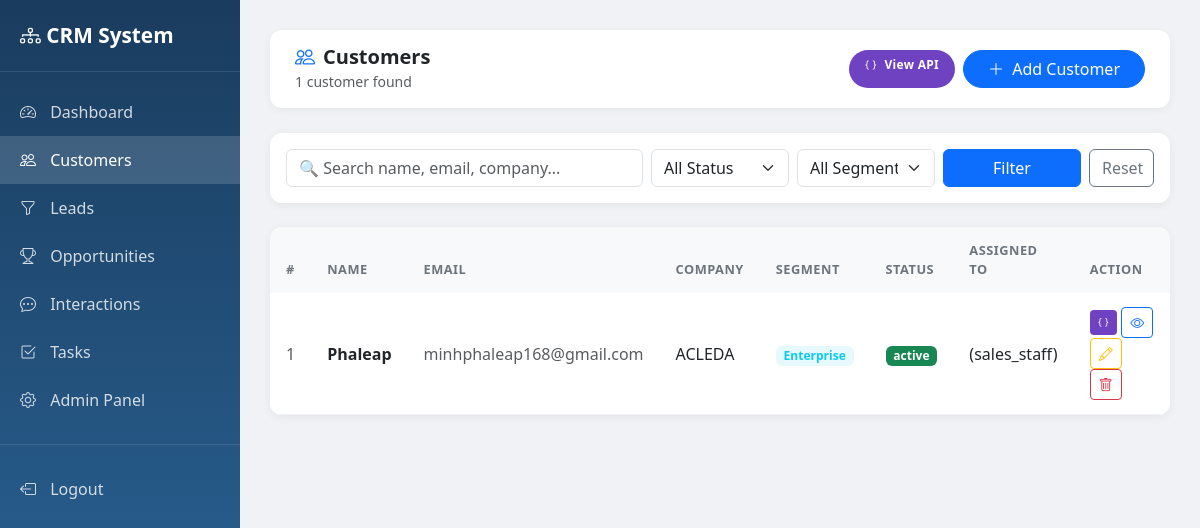
The app's page /customers/ (signed in), older data.
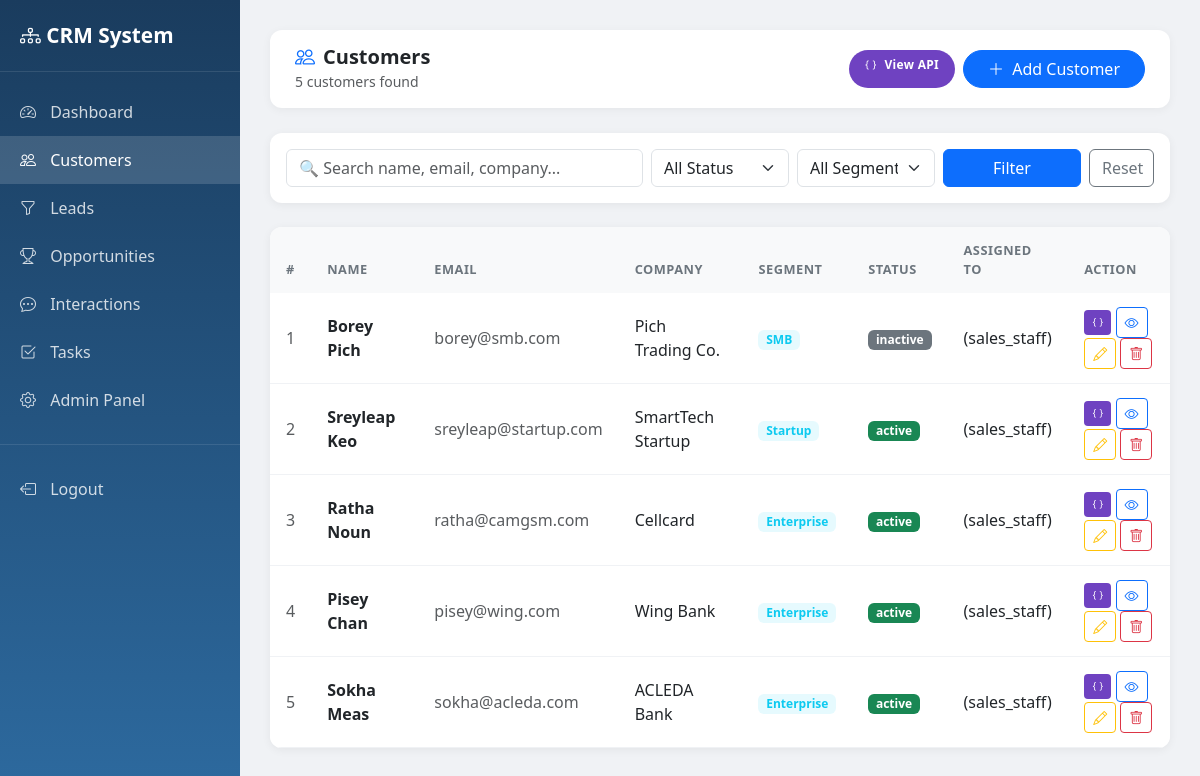
The same page, newer data.
### customers/models.py (models this page shows, shortened)
class Customer(models.Model):
    SEGMENT_CHOICES = [
        ('enterprise', 'Enterprise'),
        ('smb', 'SMB'),
        ('startup', 'Startup'),
        ('individual', 'Individual'),
    ]
    STATUS_CHOICES = [
        ('active', 'Active'),
        ('inactive', 'Inactive'),
        ('blocked', 'Blocked'),
    ]
    full_name = models.CharField(max_length=200)
    email = models.EmailField(unique=True, blank=True, null=True)
    phone = models.CharField(max_length=20, blank=True)
    company = models.CharField(max_length=200, blank=True)
    job_title = models.CharField(max_length=100, blank=True)
    segment = models.CharField(max_length=20, choices=SEGMENT_CHOICES, blank=True)
    industry = models.CharField(max_length=100, blank=True)
    city = models.CharField(max_length=100, blank=True)
    country = models.CharField(max_length=100, blank=True)
    status = models.CharField(max_length=20, choices=STATUS_CHOICES, default='active')
    tags = models.ManyToManyField(CustomerTag, blank=True)
    assigned_to = models.ForeignKey(User, on_delete=models.SET_NULL, null=True, blank=True, related_name='assigned_customers')
    created_by = models.ForeignKey(User, on_delete=models.SET_NULL, null=True, related_name='created_customers')
    created_at = models.DateTimeField(auto_now_add=True)
    updated_at = models.DateTimeField(auto_now=True)

### accounts/models.py (models this page shows)
class User(AbstractUser):
    ROLE_CHOICES = [
        ('admin', 'Admin'),
        ('sales_staff', 'Sales Staff'),
        ('customer_service', 'Customer Service'),
    ]
    phone = models.CharField(max_length=20, blank=True)
    role = models.CharField(max_length=20, choices=ROLE_CHOICES, default='sales_staff')
    profile_image = models.ImageField(upload_to='profiles/', blank=True, null=True)
    def __str__(self):
        return f"{self.get_full_name()} ({self.role})"

### customers/views.py (the view)
# urls.py: path('', views.customer_list, name='customer_list'),
@login_required
def customer_list(request):
    query = request.GET.get('q', '')
    status = request.GET.get('status', '')
    segment = request.GET.get('segment', '')
    customers = Customer.objects.all().order_by('-created_at')
    if query:
        customers = customers.filter(
            Q(full_name__icontains=query) |
            Q(email__icontains=query) |
            Q(company__icontains=query)
        )
    if status:
        customers = customers.filter(status=status)
    if segment:
        customers = customers.filter(segment=segment)
    context = {
        'customers': customers,
        'query': query,
        'status': status,
        'segment': segment,
        'total': customers.count(),
    }
    return render(request, 'customers/customer_list.html', context)

### templates/customers/customer_list.html (shortened to what the changed rows need)
<!DOCTYPE html>
<html lang="en">
<head>
    <link href="https://cdn.jsdelivr.net/npm/bootstrap@5.3.0/dist/css/bootstrap.min.css" rel="stylesheet">
    <link href="https://cdn.jsdelivr.net/npm/bootstrap-icons@1.10.0/font/bootstrap-icons.css" rel="stylesheet">
</head>
<body>
<div class="main-content">
    <div class="topbar">
        <div>
            <h5 class="mb-0 fw-bold"><i class="bi bi-people text-primary me-2"></i>Customers</h5>
            <small class="text-muted">{{ total }} customer{{ total|pluralize }} found</small>
        </div>
    </div>
    <div class="table-card">
        <table class="table mb-0">
            <thead>
                <tr>
                    <th>#</th>
                    <th>Name</th>
                    <th>Email</th>
                    <th>Company</th>
                    <th>Segment</th>
                    <th>Status</th>
                    <th>Assigned To</th>
                    <th>Action</th>
                </tr>
            </thead>
            <tbody>
                {% for customer in customers %}
                <tr>
                    <td class="text-muted">{{ forloop.counter }}</td>
                    <td class="fw-semibold">{{ customer.full_name }}</td>
                    <td class="text-muted">{{ customer.email|default:"-" }}</td>
                    <td>{{ customer.company|default:"-" }}</td>
                    <td>
                        {% if customer.segment %}
                        <span class="badge bg-info bg-opacity-10 text-info">{{ customer.get_segment_display }}</span>
                        {% else %}-{% endif %}
                    </td>
                    <td>
                        <span class="badge {% if customer.status == 'active' %}bg-success{% elif customer.status == 'inactive' %}bg-secondary{% else %}bg-danger{% endif %}">
                            {{ customer.status }}
                        </span>
                    </td>
                    <td>{{ customer.assigned_to|default:"-" }}</td>
                    <td>
                        <a href="/api/customers/{{ customer.pk }}/" target="_blank" class="btn btn-sm btn-json" title="View JSON">
                            <i class="bi bi-braces"></i>
                        </a>
                        <a href="/customers/{{ customer.pk }}/" class="btn btn-sm btn-outline-primary">
                            <i class="bi bi-eye"></i>
                        </a>
                        <a href="/customers/{{ customer.pk }}/edit/" class="btn btn-sm btn-outline-warning">
                            <i class="bi bi-pencil"></i>
                        </a>
                        <a href="/customers/{{ customer.pk }}/delete/" class="btn btn-sm btn-outline-danger">
                            <i class="bi bi-trash"></i>
                        </a>
                    </td>
                </tr>
                {% endfor %}
            </tbody>
        </table>
    </div>
</div>
</body>
</html>

Row changes from the older to the newer data that the page shows:
added Customer: full_name "Borey Pich", email "borey@smb.com", company "Pich Trading Co.", segment "SMB", status "inactive", assigned_to "(sales_staff)"
added Customer: full_name "Sreyleap Keo", email "sreyleap@startup.com", company "SmartTech Startup", segment "Startup", status "active", assigned_to "(sales_staff)"
added Customer: full_name "Ratha Noun", email "ratha@camgsm.com", company "Cellcard", segment "Enterprise", status "active", assigned_to "(sales_staff)"
added Customer: full_name "Pisey Chan", email "pisey@wing.com", company "Wing Bank", segment "Enterprise", status "active", assigned_to "(sales_staff)"
changed Customer: full_name "Phaleap" → "Sokha Meas"; email "minhphaleap168@gmail.com" → "sokha@acleda.com"; company "ACLEDA" → "ACLEDA Bank"
Text that changed along with them:
{{ total }}: "1" → "5"
